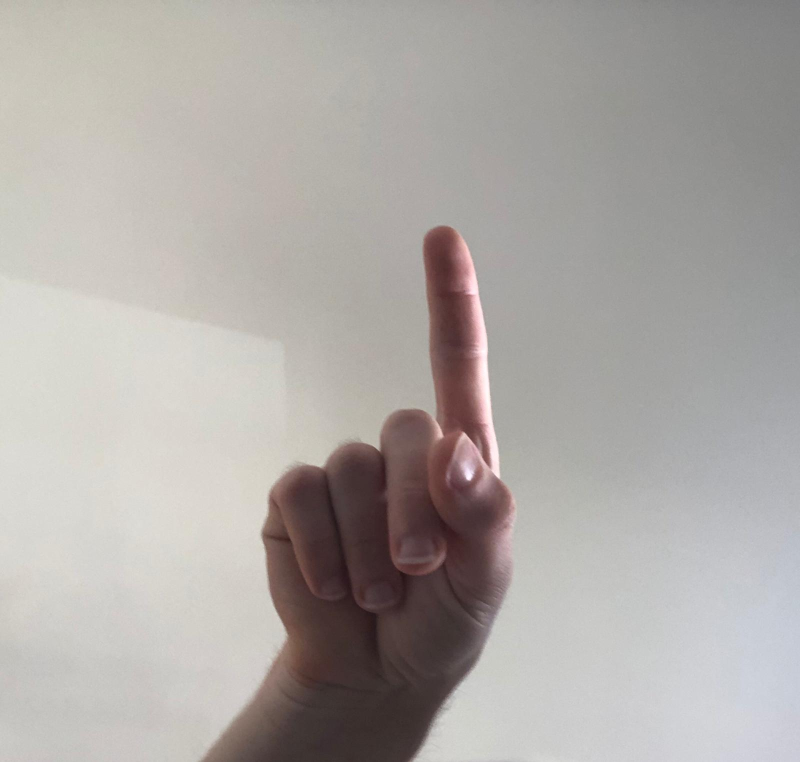
#> input picture SpongeImg/hand3.jpeg, 1600 x 1524 px, found by its file name (shown at 1/2 size)
$ python contoureFeatures.py
#> lines starting #> are read from the running program, lines starting #| are printed output that depends on the picture; after the words box and inside, x2 and y2 are one past the last pixel; in counts of white or black regions, pixels touching at a corner belong together
import cv2
import numpy as np


img0=cv2.imread('C:\\Users\\USER\\Desktop\\AirDraw\\SpongeImg\\hand3.jpeg',0)
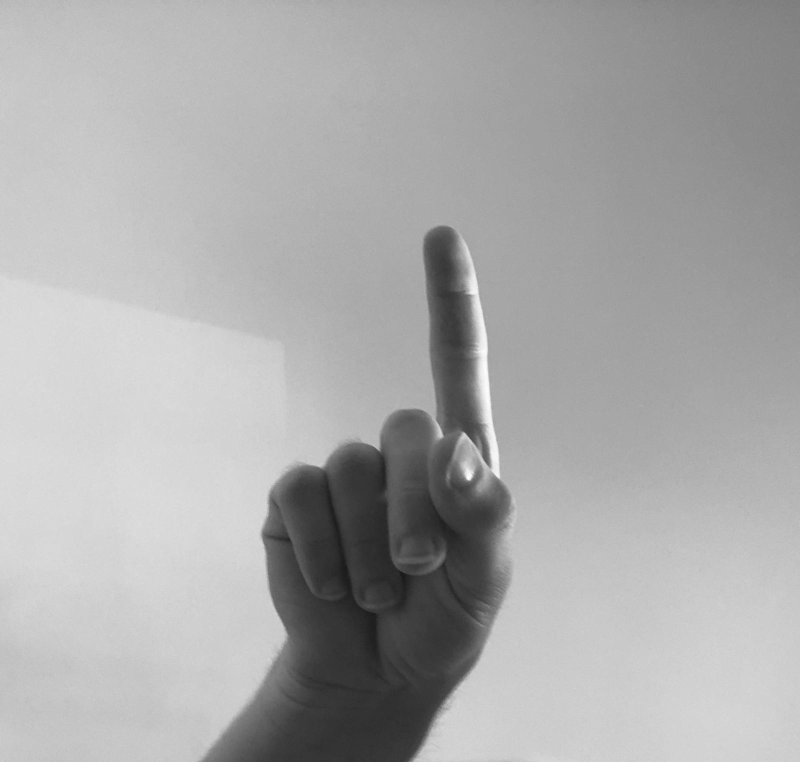
#> img0: shape (1524, 1600) (shown at 1/2 size); min 24, max 254, mean 170.1
img=cv2.resize(img0,(400,400))
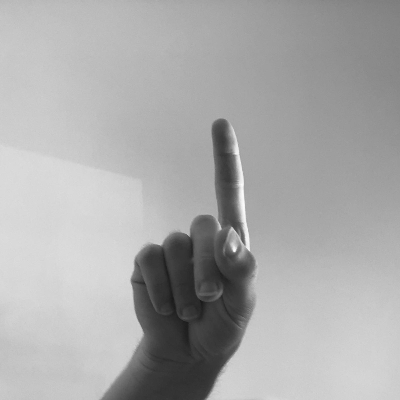
#> img: shape (400, 400); min 25, max 253, mean 169.9
thresh=cv2.Canny(img,150,500)
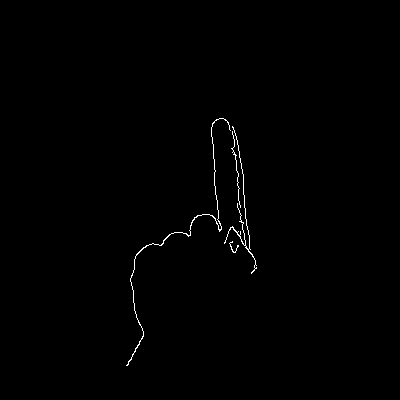
#> thresh: shape (400, 400); 0.49% white in thin lines or dots, all inside (x1, y1, x2, y2) = (126, 118, 257, 366)
kernel = np.ones((5,5),np.uint8)
thresh = cv2.morphologyEx(thresh, cv2.MORPH_CLOSE, kernel)
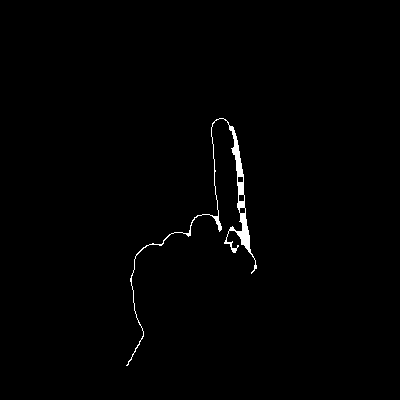
#> thresh: shape (400, 400); 0.82% white; 1 white region

#contours,hierarchy=cv2.findContours(thresh,cv2.RETR_TREE,cv2.CHAIN_APPROX_SIMPLE)
contours,hierarchy=cv2.findContours(thresh,1,2)
#> contours = 4 contours; box (x1, y1, x2, y2) and area: (126, 118, 257, 366) 859, (238, 194, 245, 202) 40, (239, 207, 246, 214) 34, (237, 176, 244, 183) 34
print(contours)
#> (printed output is left out)
#Moments:moments are used to calculate features like center of mass of object,are of obj ect.
cnt=contours[3]
#> cnt = contour of 420 points, box (x1, y1, x2, y2) (126, 118, 257, 366), area 859
M=cv2.moments(cnt)#gives dictionary of all moment values calculated
#> M = moments, m00 859, centre m10/m00, m01/m00 = (232.8, 205)
print(M)

#Centroid
cx = int(M['m10']/M['m00'])
#> cx = 232
cy = int(M['m01']/M['m00'])
#> cy = 205

#Area
area = cv2.contourArea(cnt)
#> area = 859
print(area)

#Perimiter:or arc length.second argument is to specify if contour is a closed shape or just an arc
perimeter = cv2.arcLength(cnt,False)
#> perimeter = 1170.1

#Contour approximation:approximates a contour shape to another shape with less number of vertices.
#second argument is called epsilon, which is maximum distance from contour to approximated contour.
# It is an accuracy parameter.
#A wise selection of epsilon is needed to get the correct output.
epsilon = 0.1*cv2.arcLength(cnt,True)
#> epsilon = 117.4
approx = cv2.approxPolyDP(cnt,epsilon,True)
#> approx = [[223, 118], [126, 365]]

#Convex Hull
hull=cv2.convexHull(cnt)
#> hull = contour of 19 points, box (x1, y1, x2, y2) (126, 118, 257, 366), area 17216
print(hull)

#Bounding Rectangle
x,y,w,h=cv2.boundingRect(cnt)
#> x = 126; y = 118; w = 131; h = 248
img=cv2.rectangle(img,(x,y),(x+w,y+h),(0,255,0),2)
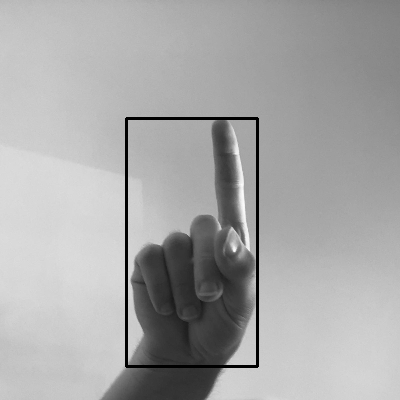
#> img: shape (400, 400); 1.42% of pixels changed, all inside (x1, y1, x2, y2) = (125, 117, 259, 368)
cv2.imshow('handwin',img)

if cv2.waitKey(0)==ord('q'):
#> (key q is pressed here)
    cv2.destroyAllWindows()

$ run again, with SpongeImg/hand2.jpeg copied over SpongeImg/hand3.jpeg
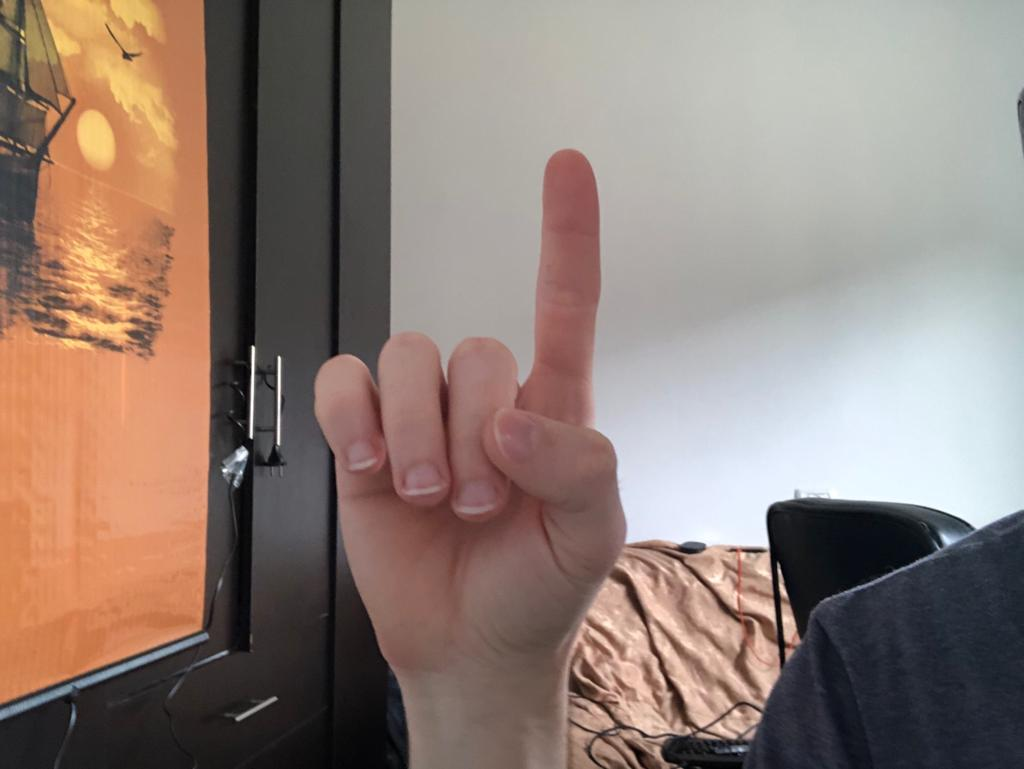
#> input picture SpongeImg/hand2.jpeg, 1024 x 769 px, found by its file name
#> `img=cv2.resize(img0,(400,400))`:
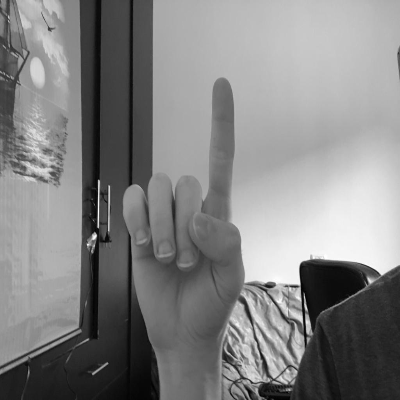
#> img: shape (400, 400); min 1, max 255, mean 131.3
#> `thresh = cv2.morphologyEx(thresh, cv2.MORPH_CLOSE, kernel)`:
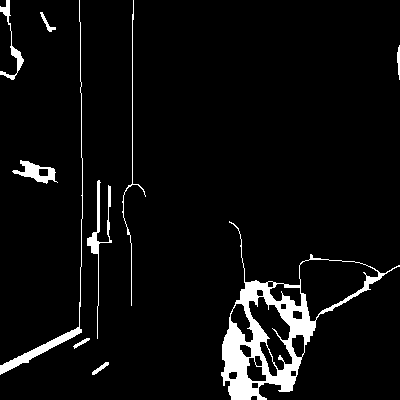
#> thresh: shape (400, 400); 5.4% white; 10 white regions
#> contours = 27 contours; largest, box (x1, y1, x2, y2) and area: (221, 221, 400, 400) 11287, (299, 259, 379, 322) 2873, (248, 296, 293, 371) 1542, (0, 0, 83, 375) 609, (230, 303, 254, 343) 478
#> (printed output is left out)
#> cnt = contour of 20 points, box (x1, y1, x2, y2) (92, 362, 109, 375), area 55
#> M = moments, m00 55, centre m10/m00, m01/m00 = (100, 367.9)
#> cx = 100
#> cy = 367
#> area = 55
#> perimeter = 41.28
#> epsilon = 4.43
#> approx = [[108, 362], [92, 374]]
#> hull = contour of 10 points, box (x1, y1, x2, y2) (92, 362, 109, 375), area 65
#> x = 92; y = 362; w = 17; h = 13

$ run again, with SpongeImg/hand.jpeg copied over SpongeImg/hand3.jpeg
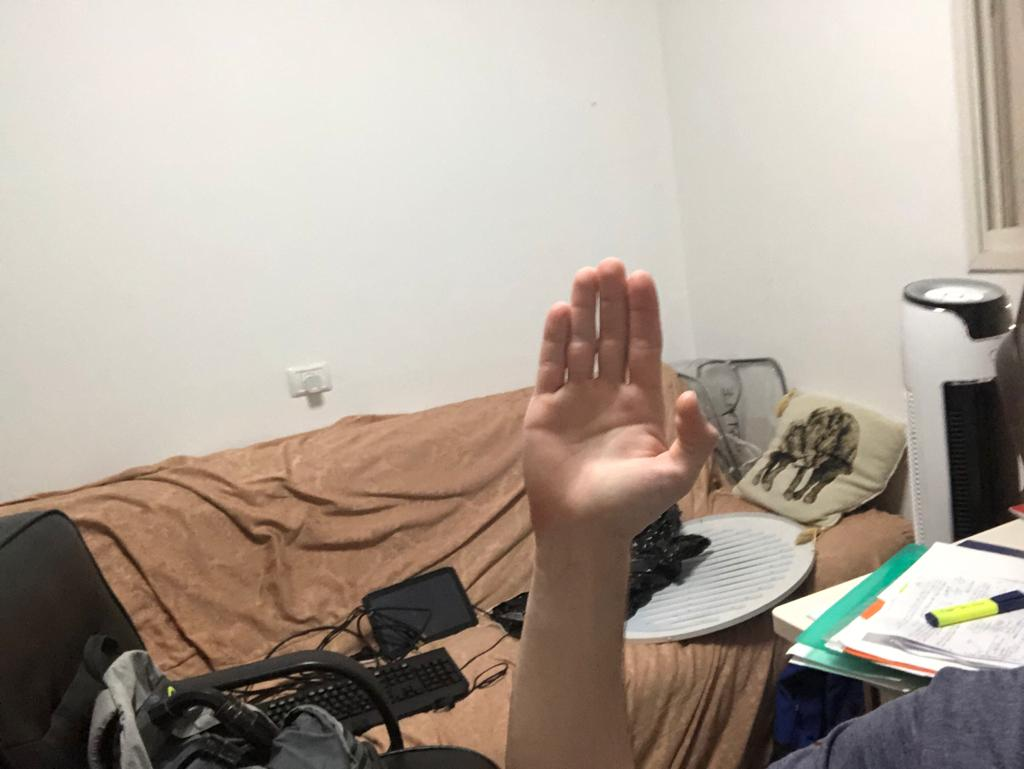
#> input picture SpongeImg/hand.jpeg, 1024 x 769 px, found by its file name
#> `thresh = cv2.morphologyEx(thresh, cv2.MORPH_CLOSE, kernel)`:
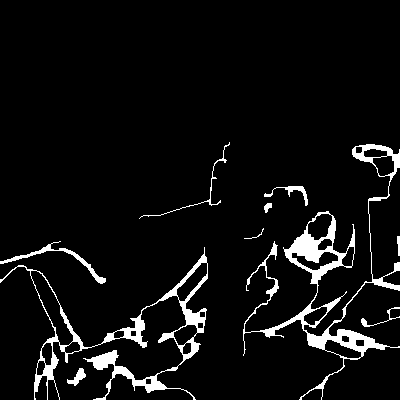
#> thresh: shape (400, 400); 6% white; 10 white regions
#> contours = 33 contours, 1 with area under 20; largest, box (x1, y1, x2, y2) and area: (243, 144, 400, 400) 5940, (0, 247, 208, 400) 5296, (30, 270, 74, 346) 1076, (176, 262, 208, 302) 500, (307, 213, 333, 241) 470
#> (printed output is left out)
#> cnt = contour of 12 points, box (x1, y1, x2, y2) (182, 342, 192, 355), area 92
#> M = moments, m00 91.5, centre m10/m00, m01/m00 = (186.7, 348.2)
#> cx = 186
#> cy = 348
#> area = 91.5
#> perimeter = 33.9
#> epsilon = 3.67
#> approx = [[190, 342], [191, 351], [183, 354], [182, 347]]
#> hull = contour of 10 points, box (x1, y1, x2, y2) (182, 342, 192, 355), area 93
#> x = 182; y = 342; w = 10; h = 13
#> `img=cv2.rectangle(img,(x,y),(x+w,y+h),(0,255,0),2)`:
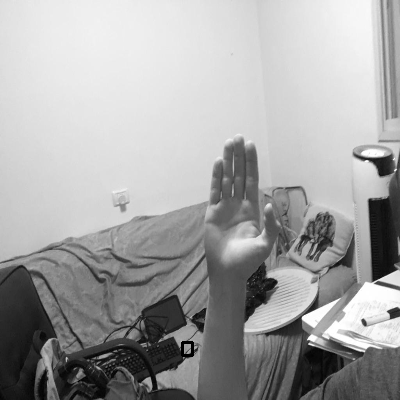
#> img: shape (400, 400); min 0, max 255, mean 164.5
